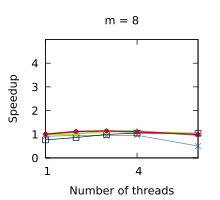

This figure's gnuplot source:
set title "m = 8"
set terminal pdf size 2.2,2.0
set output "./results/Scans_n___4,194,304,_m___8.pdf"
set key off
set xrange [1:6]
set xtics (1, 4)
set xlabel "Number of threads"
set yrange [0:5]
set ytics (0, 1, 2, 3, 4)
set ylabel "Speedup"
plot './results/Scans_n___4,194,304,_m___8.dat' using 1:2 title "Outer parallelism" pointsize 0.7 lw 1 pt 1 linecolor rgb "#24A793" with linespoints, \
  './results/Scans_n___4,194,304,_m___8.dat' using 1:3 title "Inner parallelism" pointsize 0.7 lw 1 pt 2 linecolor rgb "#5287C6" with linespoints, \
  './results/Scans_n___4,194,304,_m___8.dat' using 1:4 title "OpenMP" pointsize 0.7 lw 1 pt 4 linecolor rgb "#001240" with linespoints, \
  './results/Scans_n___4,194,304,_m___8.dat' using 1:5 title "Multi-atomics" pointsize 0.7 lw 1 pt 1 linecolor rgb "#6E3B23" with linespoints, \
  './results/Scans_n___4,194,304,_m___8.dat' using 1:6 title "Work assisting" pointsize 0.4 lw 2 pt 7 linecolor rgb "#C00A35" with linespoints
